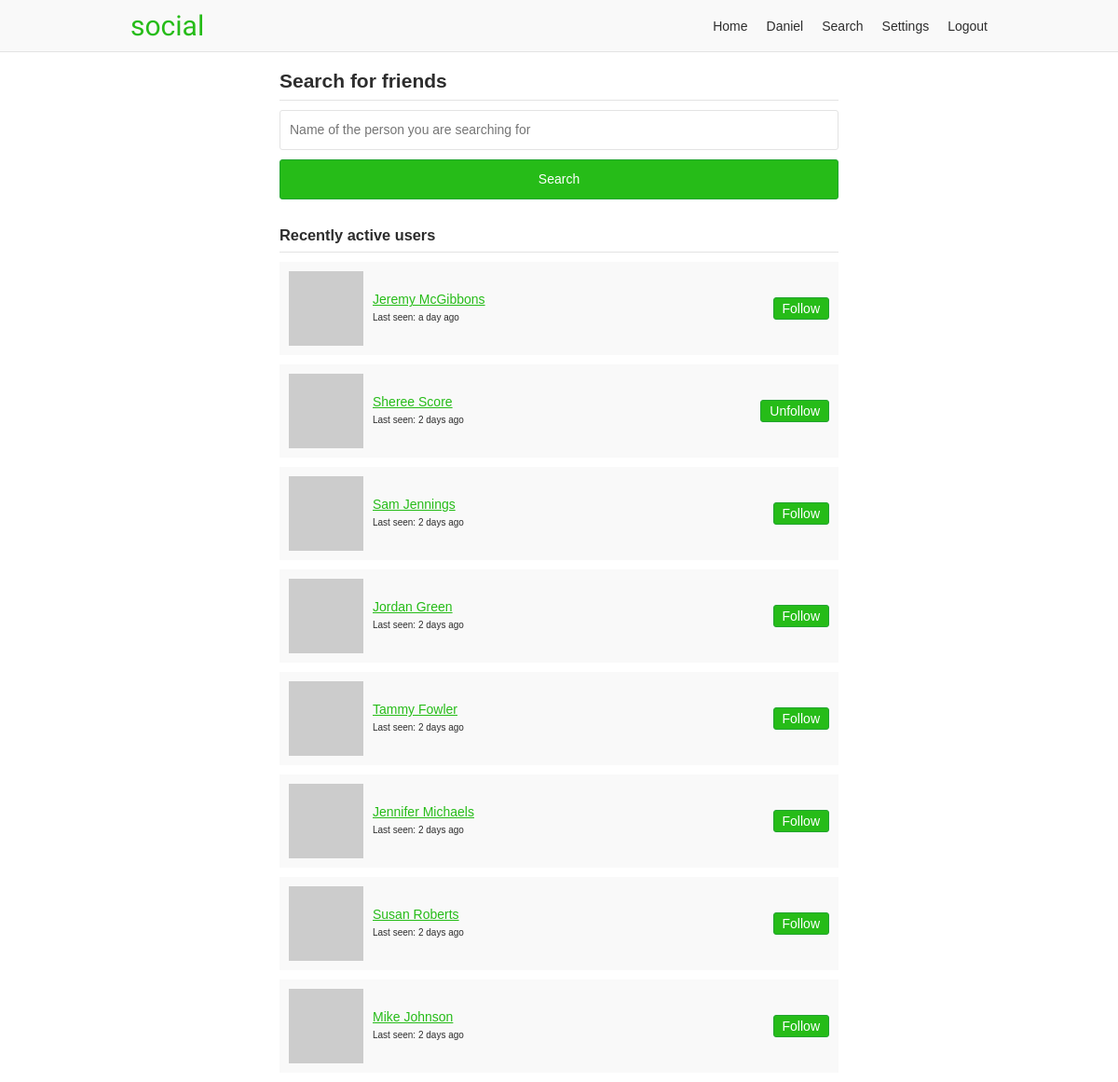
/search (signed in), run on an earlier commit of the app's database.
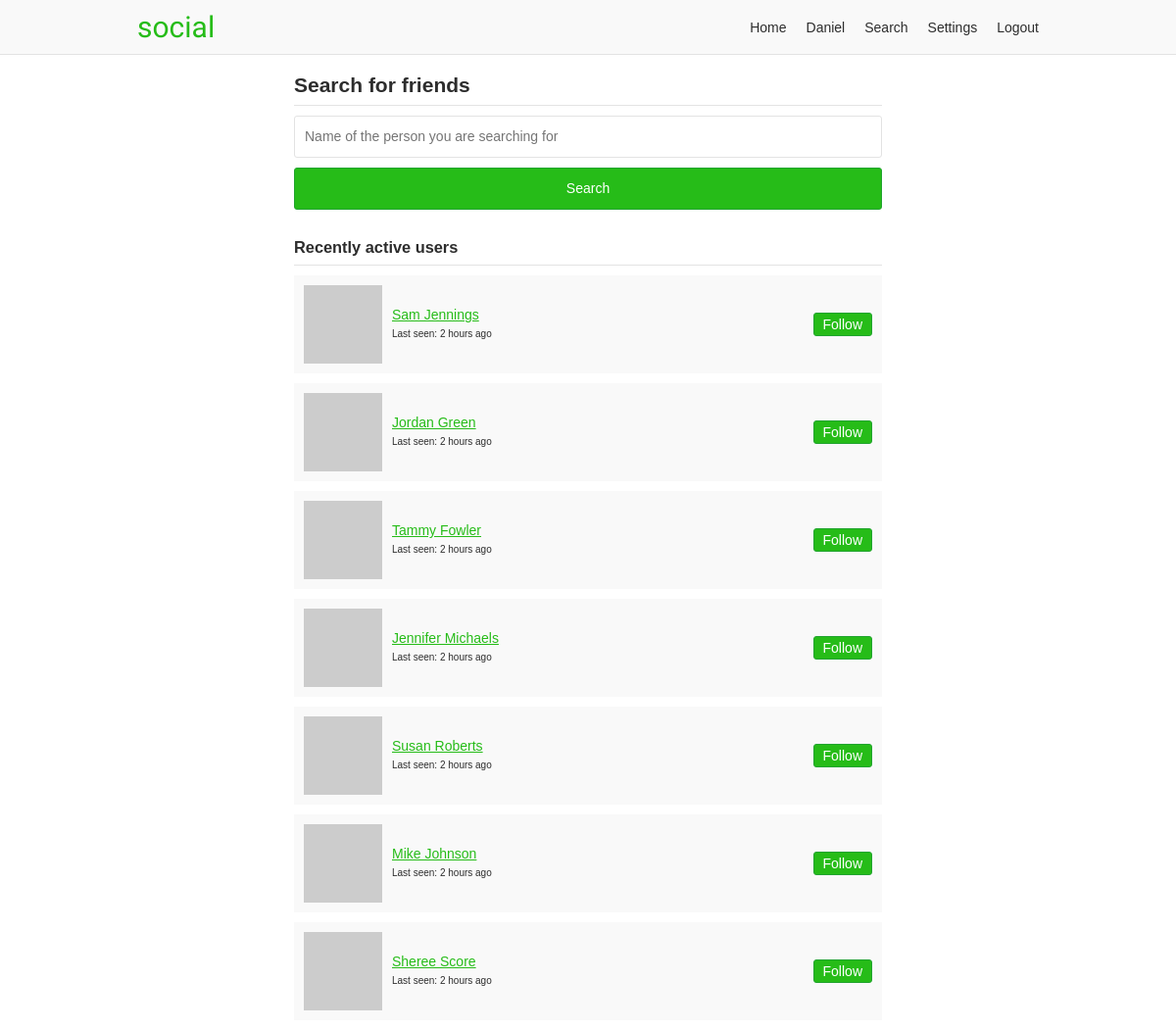
And on a later commit of the database.
### app/users/models/user.py (models this page shows, shortened)
class User(UserMixin, db.Model, BaseModel):
    username = db.Column(db.String(35), nullable=False, unique=True)
    email = db.Column(db.String(255), nullable=False, unique=True)
    password = db.Column(db.String(128), nullable=False)
    first_name = db.Column(db.String(35), nullable=False)
    last_name = db.Column(db.String(35), nullable=False)
    about_me = db.Column(db.Text)
    last_seen = db.Column(db.DateTime, default=datetime.utcnow)
    posts_per_page = db.Column(db.Integer, default=10, nullable=False)
    full_name = column_property(first_name + " " + last_name)
    followed = db.relationship(
        'User',
        secondary=followers,
        primaryjoin='followers.c.follower_id == User.id',
        secondaryjoin='followers.c.followed_id == User.id',
        backref=db.backref('followers', lazy='dynamic'),
        lazy='dynamic')
    post_author = db.relationship(
        'Post',
        foreign_keys='Post.author_id',
        backref='author', lazy='dynamic')
    post_recipient = db.relationship(
        'Post',
        foreign_keys='Post.recipient_id',
        backref='recipient', lazy='dynamic')
    def is_following(self, user):
        return self.followed.filter(
            followers.c.followed_id == user.id).count() > 0
    def avatar(self, size):
        digest = md5(self.email.lower().encode('utf-8')).hexdigest()
        return 'https://www.gravatar.com/avatar/{}?d=monsterid&s={}'.format(
            digest, size)

### app/users/views.py (the view)
@users.route('/search', methods=['GET', 'POST'])
@login_required
def search():
    form = SearchForm()
    recent_users = User.query.filter(
        User.active == True, # noqa
        User.id != current_user.id).order_by(
            User.last_seen.desc()).limit(10)
    searchable = '%{}%'.format(request.args.get('search'))
    page = request.args.get('page', 1, type=int)
    search_result = User.query.filter(or_(
        User.first_name.like(searchable),
        User.last_name.like(searchable),
        User.username.like(searchable),
        User.email.like(searchable)
    ))
    search_result_count = search_result.count()
    search_result = search_result.paginate(
        page, current_user.posts_per_page, False)
    return render_template(
        'users/search.html', form=form, search_result=search_result,
        recent_users=recent_users, search_result_count=search_result_count)

### app/users/forms.py
class SearchForm(FlaskForm):
    search = StringField('Search', validators=[DataRequired()])
    submit = SubmitField('Search')

### app/users/models/user.py (called while the page is built)
@login.user_loader
def load_user(id):
    return User.query.get(int(id))

### app/users/views.py (called while the page is built)
@users.before_request
def before_request():
    if current_user.is_authenticated:
        if not current_user.active:
            return redirect(url_for('static_views.logout'))

### app/templates/users/search.html (shortened to what this page needs)
{% extends "/base.html" %}
{% from "/_macros.html" import render_search_pagination %}
{% block content %}
<div class="search-container">
  <h2 class="page-sub-title">Search for friends</h2>
  <form class="search-form" method="get" novalidate>
    {% if request.args.get('search') %}
    {{ form.search(value=request.args.get('search')) }}
    {% else %}
    {{ form.search(placeholder="Name of the person you are searching for") }}
    {% endif %}
    {{ form.submit }}
  </form>
  {% if request.args.get('search') %}
    <h3 class="page-sub-title">
      Displaying {{ search_result_count }} results for: {{ request.args.get('search') }}
    </h3>
    {% if search_result.items %}
    <ul class="list-users">
      {% for list_user in search_result.items %}
      {% include "/users/_list-user.html" %}
      {% endfor %}
    </ul>
    {% else %}
    <p class="card">Sorry, no results were found.</p>
    {% endif %}
  {% else %}
    <h3 class="page-sub-title">Recently active users</h3>
    {% if recent_users %}
    <ul class="list-users">
      {% for list_user in recent_users %}
      {% include "/users/_list-user.html" %}
      {% endfor %}
    </ul>
    {% else %}
    <p class="card">Sorry, nothing to display.</p>
    {% endif %}
  {% endif %}
</div>
{% endblock %}

### app/templates/base.html (shortened to what this page needs)
<!doctype html>
<html lang="en">
<head>
  <link rel="stylesheet" href="{{ url_for('static', filename='css/layout.css') }}">
</head>
<body>
<div class="header-container">
  <header class="site-header responsive-container">
    <h1 class="branding"><a href="{{ url_for('static_views.index') }}">{{ APP_NAME }}</a></h1>
    {% if current_user.is_authenticated %}
    <ul class="primary-nav">
      <li><a href="{{ url_for('users.home') }}">Home</a></li>
      <li><a href="{{ url_for('users.profile', username=current_user.username) }}">{{ current_user.first_name }}</a></li>
      <li><a href="{{ url_for('users.search') }}">Search</a></li>
      <li><a href="{{ url_for('users.settings_account') }}">Settings</a></li>
      <li><a href="{{ url_for('static_views.logout') }}">Logout</a></li>
    </ul>
    {% endif %}
  </header>
</div>
<div class="responsive-container">
{% block content %}
{% endblock %}
</div>
</body>
</html>

### app/templates/users/_list-user.html
<li>
  <img src="{{ list_user.avatar(40) }}">
  <div class="list-user-info">
    <a href="{{ url_for('users.profile', username=list_user.username) }}">
      {{ list_user.full_name }}
    </a>
    <p class="last-seen">
      Last seen: {{ moment(list_user.last_seen).fromNow() }}
    </p>
  </div>
  {% if current_user != list_user %}
    {% if current_user.is_following(list_user) %}
    <a class="button" href="{{ url_for('users.user_action', username=list_user.username, action='unfollow') }}">
      Unfollow
    </a>
    {% else %}
    <a class="button" href="{{ url_for('users.user_action', username=list_user.username, action='follow') }}">
      Follow
    </a>
    {% endif %}
  {% endif %}
</li>

### app/static/css/layout.css (style rules this page uses)
:root { --green: #26bc18; --dark-green: #21a42f; --light-gray: #f9f9f9; --dark-gray: #e3e3e3; --light-green: #e9ffe0; --green-border: #c9ffb2; --green-text: #335922; --text-color: #2d2d2d; --white: #fff; --red: #cc0000; }
*, *::before, *::after { box-sizing: border-box; }
html { font-family: sans-serif; font-size: 62.5%; }
article, aside, figcaption, figure, footer, header, hgroup, main, nav, section { display: block; }
body { margin: 0; color: var(--text-color); font-size: 1.4rem; line-height: 1; }
h1, h2, h3, h4, h5, h6 { margin: 0 0 10px 0; }
p, ol, ul, dl { margin: 0 0 10px 0; padding: 0; }
p { line-height: 1.5; }
img { display: block; }
ol, ul { list-style: none; }
a, a:link { color: var(--green); ext-decoration: none; }
.page-sub-title { padding-bottom: 10px; border-bottom: 1px solid var(--dark-gray); }
.button, .button:link { display: block; padding: 4px 9px; text-align: center; background-color: var(--green); border: 1px solid var(--dark-green); border-radius: 3px; color: var(--white); text-decoration: none; }
.responsive-container { margin: 0 auto; max-width: 960px; padding: 0 20px; }
input, textarea { display: inline-block; padding: 10px; width: 100%; border: 1px solid var(--dark-gray); border-radius: 3px; font-family: inherit; font-size: inherit; line-height: 1.5; }
input[type=submit] { margin-bottom: 10px; background-color: var(--green); border-color: var(--dark-green); color: var(--white); }
.header-container { margin-bottom: 20px; background-color: var(--light-gray); border-bottom: 1px solid var(--dark-gray); }
.header-container .site-header { align-items: center; display: flex; }
.branding { margin: 0; padding: 10px 0; }
.branding a { font: 30px "Fredoka One"; text-decoration: none; }
.primary-nav { display: flex; margin: 0 0 0 auto; }
.primary-nav li { padding: 0 10px; }
.primary-nav li:last-child { padding-right: 0; }
.primary-nav a { color: var(--text-color); text-decoration: none; }
.list-users { margin-bottom: 0; }
.list-users > li { align-items: center; display: flex; margin-bottom: 10px; padding: 10px; position: relative; background-color: var(--light-gray); }
.list-users > li > a { margin: 0 auto 0; position: absolute; right: 10px; }
.list-user-info { margin-left: 10px; }
.list-user-info > a { display: block; margin-bottom: 5px; }
.list-user-info .last-seen { margin-bottom: 0; font-size: 1rem; }
.search-container > form { margin-bottom: 20px; }
.search-form > input { margin-bottom: 10px; }
@media (min-width: 768px) { .search-container { margin: 0 auto; max-width: 600px; } }

What changed in the data, as far as the page shows it:
removed User: full_name "Jeremy McGibbons", last_seen "a day ago"
changed User (number 2 of 8 on the later page): last_seen "2 days ago" → "2 hours ago"
changed User (number 3 of 8 on the later page): last_seen "2 days ago" → "2 hours ago"
changed User (number 4 of 8 on the later page): last_seen "2 days ago" → "2 hours ago"
changed User (number 5 of 8 on the later page): last_seen "2 days ago" → "2 hours ago"
changed User (number 6 of 8 on the later page): last_seen "2 days ago" → "2 hours ago"
changed User (number 7 of 8 on the later page): last_seen "2 days ago" → "2 hours ago"
changed User (number 8 of 8 on the later page): last_seen "2 days ago" → "2 hours ago"; username "Unfollow" → "Follow"; moves down the list
